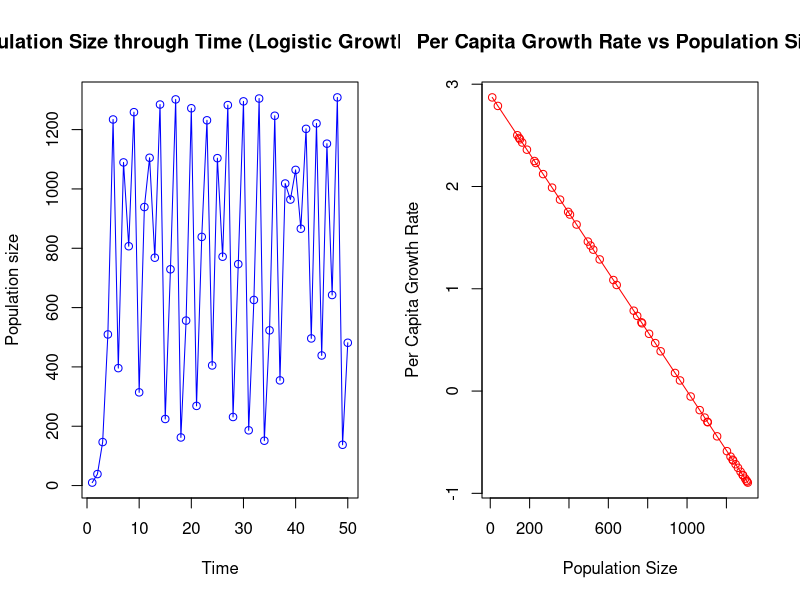

This figure's R source:
## ---- chunk 1
# Parameters
r_m <- 2.9  # intrinsic growth rate
K <- 1000   # carrying capacity
N0 <- 10    # initial population size
timesteps <- 50  # number of time steps

# Initialize population vector
population <- numeric(timesteps)
population[1] <- N0

# Initialize per capita growth rate vector
# Length of one less than population, as it's based on changes
per_capita_growth <- numeric(timesteps - 1)  

# Loop to calculate population at each time step
for (t in 2:timesteps) {
  # Logistic growth model equation
  population[t] <- population[t-1] + 
    (r_m * population[t-1]) * (1 - (population[t-1] / K))
  
  # Ensure population doesn't go negative
  if (population[t] < 0) {
    population[t] <- 0
  }
  
  # Calculate per capita growth rate for the previous time step
  # (undefined if the previous population was zero)
  if (population[t-1] > 0) {
    per_capita_growth[t-1] <- (population[t] -
                                 population[t-1]) / population[t-1]
  } else {
    per_capita_growth[t-1] <- NA
  }
}

par(mfrow=c(1,2))
# Plot 1: Population size through time
plot(1:timesteps, population, type = "o", col = "blue", 
     xlab = "Time", ylab = "Population size",
     main = "Population Size through Time (Logistic Growth Model)")

# Plot 2: Per capita growth rate vs population size
plot(population[1:(timesteps-1)], per_capita_growth, 
     type = "o", col = "red", 
     xlab = "Population Size", 
     ylab = "Per Capita Growth Rate",
     main = "Per Capita Growth Rate vs Population Size")
